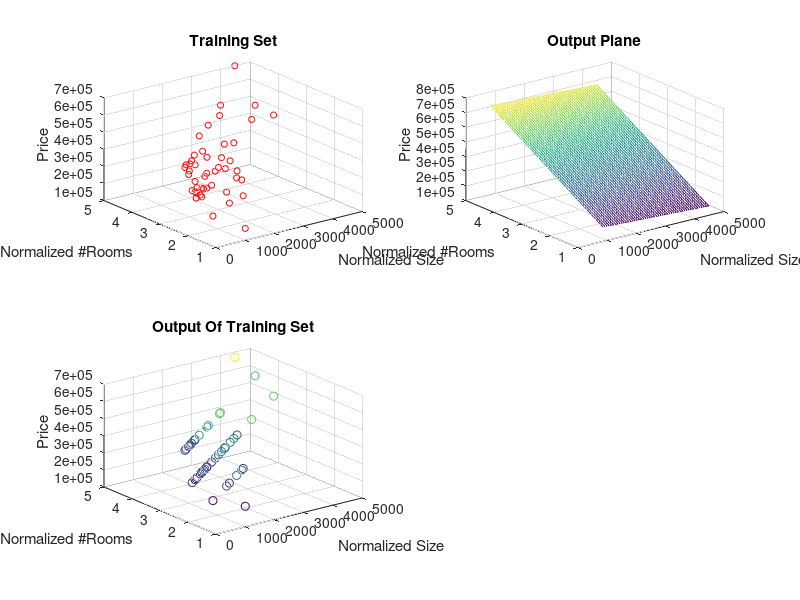

MATLAB code for this plot:
%Dealing with data
data=load('house_prices.csv');
x1=data(:,1);
x2=data(:,2);
y=data(:,3);

m=length(y);
x=zeros(m,3);


 
 %ploting the training set
 subplot(2,2,1);
 c=[1,0,0];
 scatter3(x1,x2,y,20,c);
 title('Training Set');
 xlabel('Normalized Size');
 ylabel('Normalized #Rooms');
 zlabel('Price');
 
 %Initializing some variables
 x=[ones(m,1),x1,x2];
 theta=zeros(3,1);
 h=x*theta;
 
 %Normal Equation
 theta=(inv(x'*x))*x'*y;
  
 h=x*theta;
 

%Ploting The Output variables
subplot(2, 2, 3);
scatter3(x1, x2,h,[],y(:));
title('Output Of Training Set');
xlabel('Normalized Size');
ylabel('Normalized #Rooms');
zlabel('Price');
 

%Ploting output in the form of plane
x1_range=linspace(min(x1),max(x1),50);
x2_range=linspace(min(x2),max(x2),50);
y_range=zeros(length(x1_range),length(x2_range));

for i =1:length(x1_range)
    for j =1:length(x2_range)
        y_range(i,j)=theta(1)+theta(2)*x1_range(i)+theta(3)*x2_range(j);
    end
end
subplot(2, 2, 2);
mesh(x1_range,x2_range,y_range);
xlabel('Normalized Size')
ylabel('Normalized #Rooms')
zlabel('Price')
title('Output Plane')


